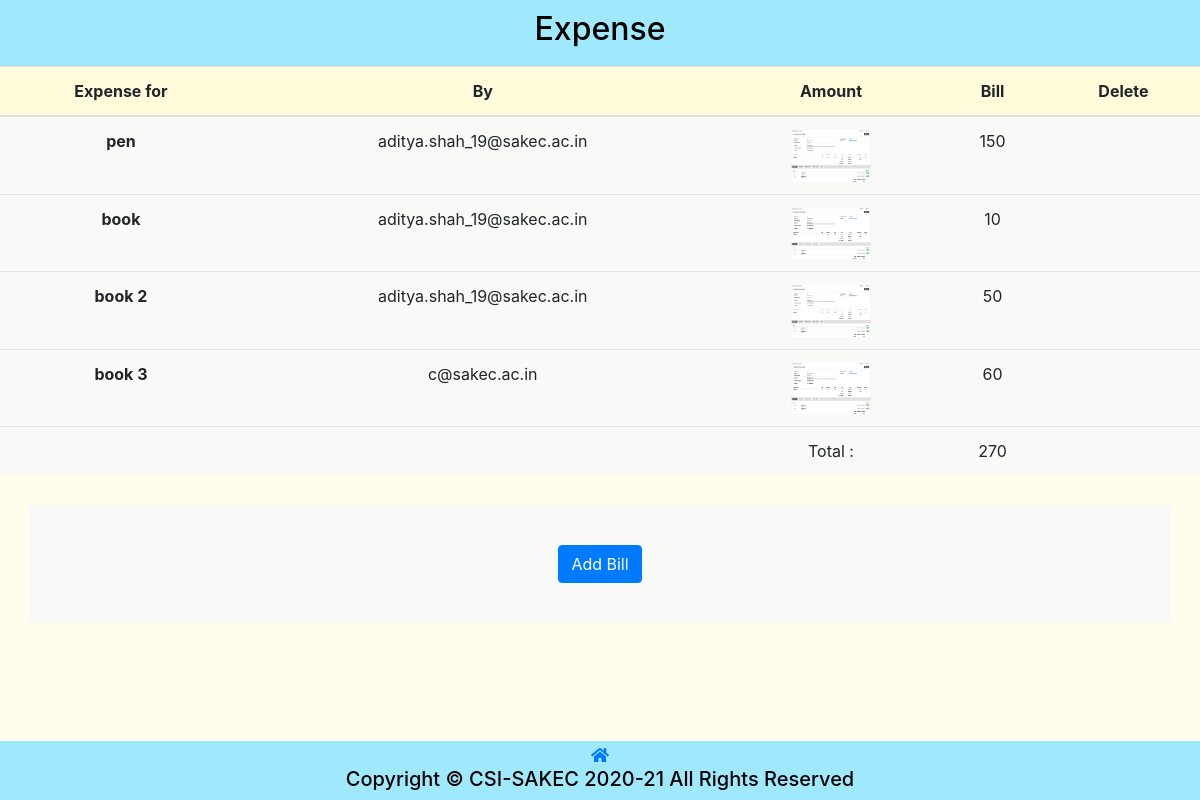
Screenshot of /Eventmanagement/expense.php?e_id=40 (signed in) with the database file from the repository.
### tables this page shows
CREATE TABLE `csi_expense` (
  `id` int(11) NOT NULL,
  `event_id` int(11) NOT NULL,
  `spent_on` varchar(256) NOT NULL,
  `by` varchar(256) NOT NULL,
  `bill_photo` text NOT NULL,
  `bill_amount` int(11) NOT NULL
);

### config.php (called while the page is built, shortened)
<?php
    $conn = mysqli_connect(DB_SERVER, DB_USERNAME, DB_PASSWORD, DB_NAME);
    function execute($sql){
        global $conn;
        return mysqli_query($conn, $sql);
    }
?>

### Eventmanagement/expense.php (the view, shortened to what this page needs)
<!DOCTYPE html>
<html lang="en" xmlns="http://www.w3.org/1999/xhtml">
<head>
    <link rel="stylesheet" href="css/admin.css?v=<?php echo time(); ?>">
    <link rel="stylesheet" href="../plugins/bootstrap-4.6.0-dist/css/bootstrap.min.css">
    <link rel="stylesheet" href="../css/membership.css?v=<?php echo time(); ?>">
    <?php
        require_once "../config.php";
    ?>
</head>
<body>
    <header>
        <h2 style="text-align: center;">Expense</h2>
    </header>
    <table class="table">
        <thead class="black white-text">
            <tr>
                <th scope="col">Expense for</th>
                <th>By</th>
                <th>Amount</th>
                <th>Bill</th>
                <th>Delete</th>
            </tr>
        </thead>
        <tbody>
            <div class="table-content" style="font-size: large;">
                <?php
                    if(isset($_GET['e_id'])){
                        $event_id= $_GET['e_id'];
                    }else if(isset($_POST['event_id'])){
                        $event_id = $_POST['event_id'];
                    }
                    $sum=0;
                    $sql = "SELECT `id`,`spent_on`, `by` , `bill_photo`, `bill_amount` FROM `csi_expense` WHERE `event_id` = $event_id";
                    $query = execute($sql);
                    if (mysqli_num_rows($query) > 0) {
                        while ($row = mysqli_fetch_assoc($query)) {
                ?>
                        <tr>
                            <th scope="row"><?php echo $row['spent_on']; ?></th>
                            <td><?php echo $row['by']; ?></td>
                            <td>
                                <a target="_blank" href="<?php echo "Bill/".$row['bill_photo']; ?>">
                                    <img src="<?php echo "Bill/".trim($row['bill_photo']); ?>" alt="Forest" style="width:80px">
                                </a>
                            </td>
                            <td><?php $sum+=$row['bill_amount'];echo $row['bill_amount']; ?></td>
                            <td>
                            </td>
                        </tr>
                    <?php
                        }
                        ?>
                    <th scope="row"> </th>
                    <td></td>
                    <td>Total : </td>
                    <td><?php echo $sum ?></td>
                    <td/>
                <?php
                    } else {
                        echo "No Record Found";
                    }
                ?>
            </div>
        </tbody>
    </table>
    <div class="spacer" style="height:30px;"></div>
    <div class="container text-center">
    <form action="addbill.php" method="get">
        <button type="submit" class="btn btn-primary" >Add Bill</button>
    </form>
    </div>
    <div class="spacer" style="height:100px;"></div>
    <div class="footer">
        <div class="spacer" style="height:2px;"></div>
        <a href="index.php"><i class="fas fa-home"></i></a>
        <h5>Copyright &copy; CSI-SAKEC 2020-21 All Rights Reserved</h5>
    </div>
</body>
</html>

### css/admin.css (style rules this page uses)
* { margin: 0; padding: 0; scroll-behavior: smooth; }
body { margin: 0; font-family: -apple-system,BlinkMacSystemFont,"Segoe UI",Roboto,"Helvetica Neue",Arial,"Noto Sans",sans-serif,"Apple Color Emoji","Segoe UI Emoji","Segoe UI Symbol","Noto Color Emoji"; font-size: 1rem; font-weight: 400; line-height: 1.5; color: #212529; text-align: center; background-color: #fff; }
.btn { font-size: 12px; line-height: 1.2; }
.footer { text-align: center; background-color: #569eeca6; left: 0; bottom: 0; width: 100%; position: fixed; }

### css/membership.css (style rules this page uses)
body { text-align: center; background-color: #fffdeb; font-family: -apple-system, BlinkMacSystemFont, "Segoe UI", Roboto, "Helvetica Neue", Arial, "Noto Sans", sans-serif, "Apple Color Emoji", "Segoe UI Emoji", "Segoe UI Symbol", "Noto Color Emoji"; margin: 0; color: white; padding: 0; color: black; }
header { color: black; background-color: #a0e9fd; padding: 10px; }
.container { text-align: start; background: #f9f9f7; padding: 40px; }
.footer { text-align: center; background-color: #a0e9fd; left: 0; bottom: 0; width: 100%; z-index: 1; }
.table thead th { vertical-align: bottom; border-bottom: 2px solid #dee2e6; background: #fffbdb; }
.table { width: 100%; margin-bottom: 0rem; color: #212529; background: #f9f9f7; }
@media only screen and (min-width: 600px) { .footer { position: fixed; } }

### rows the page displays
csi_expense: spent_on "pen", by "aditya.shah_19@sakec.ac.in", bill_photo (picture), bill_amount "150"
csi_expense: spent_on "book", by "aditya.shah_19@sakec.ac.in", bill_photo (picture), bill_amount "10"
csi_expense: spent_on "book 2", by "aditya.shah_19@sakec.ac.in", bill_photo (picture), bill_amount "50"
csi_expense: spent_on "book 3", by "c@sakec.ac.in", bill_photo (picture), bill_amount "60"

### other values shown
$sum "270"
